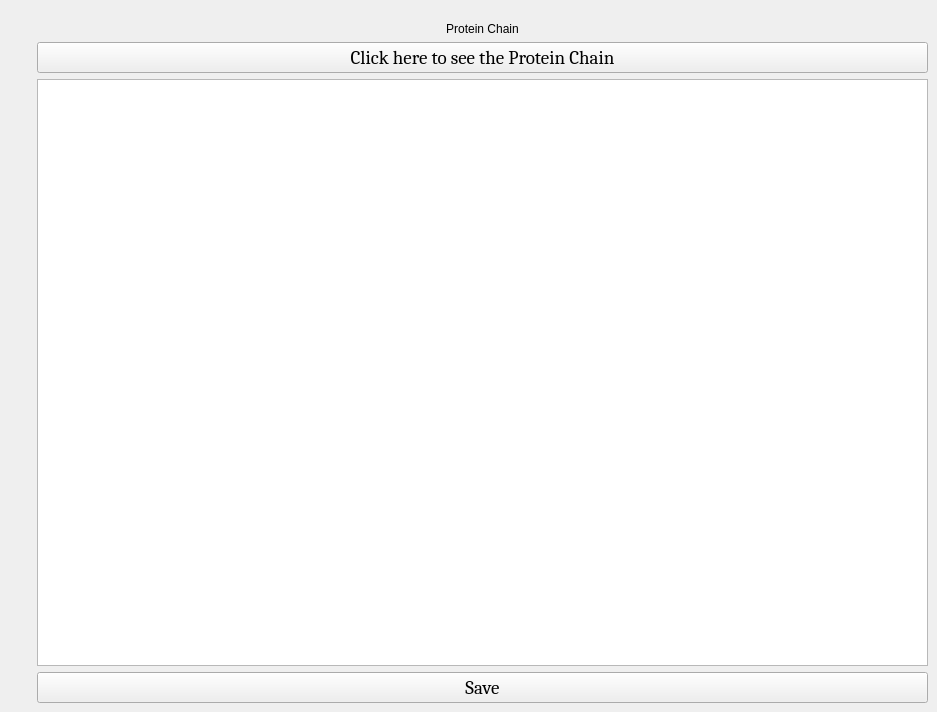
        <widget class="QWidget" name="page_6">
         <widget class="QWidget" name="layoutWidget">
          <property name="geometry">
           <rect>
            <x>37</x>
            <y>22</y>
            <width>891</width>
            <height>681</height>
           </rect>
          </property>
          <layout class="QVBoxLayout" name="verticalLayout_16">
           <item>
            <layout class="QVBoxLayout" name="verticalLayout_6">
             <item>
              <widget class="QLabel" name="label_13">
               <property name="text">
                <string>Protein Chain</string>
               </property>
               <property name="alignment">
                <set>Qt::AlignCenter</set>
               </property>
              </widget>
             </item>
             <item>
              <widget class="QPushButton" name="pushButton_4">
               <property name="font">
                <font>
                 <family>Cambria</family>
                 <pointsize>14</pointsize>
                </font>
               </property>
               <property name="text">
                <string>Click here to see the Protein Chain</string>
               </property>
              </widget>
             </item>
             <item>
              <widget class="QTextEdit" name="textEdit_3">
               <property name="font">
                <font>
                 <family>Cambria</family>
                 <pointsize>14</pointsize>
                </font>
               </property>
               <property name="styleSheet">
                <string notr="true">*{
	background-image:url(:/image/3.jpg);
	background-repeat: no-repeat;
	background-attachment: fixed;
	background-position: center;
}</string>
               </property>
              </widget>
             </item>
            </layout>
           </item>
           <item>
            <widget class="QPushButton" name="pushButton_17">
             <property name="font">
              <font>
               <family>Cambria</family>
               <pointsize>14</pointsize>
              </font>
             </property>
             <property name="text">
              <string>Save</string>
             </property>
            </widget>
           </item>
          </layout>
         </widget>
        </widget>
